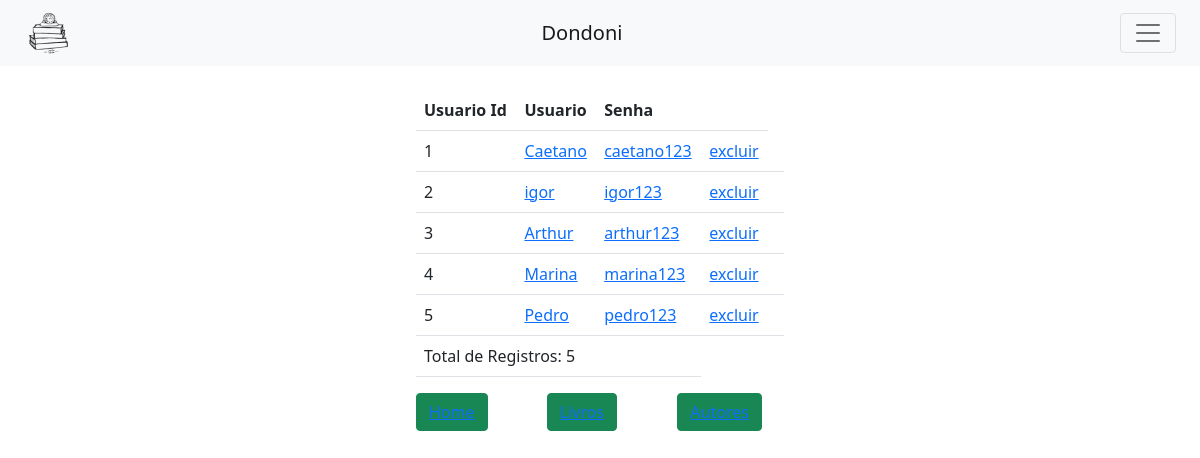
/tabela3.php, run on the app's committed database.
### tables this page shows
CREATE TABLE `usuarios` (
  `usuariosID` int(11) NOT NULL,
  `usuario` varchar(30) NOT NULL,
  `senha` varchar(40) NOT NULL
);

### tabela3.php (the view, shortened to what this page needs)
<?php
include_once 'includes/conn.php';
include_once 'includes/head.php';
include_once 'includes/header.php';
$sql = "select * from usuarios";
$resultado = mysqli_query($conn, $sql);
$total = mysqli_num_rows($resultado);
?>
<body>
<h3>Tabela Usuarios</h3>
<br>
<br>
<div class="container-fluid">
	<div class="row">
		<div class="col-md-4">
		</div>
		<div class="col-md-4">
			<table class="table">
				<thead>
					<tr>
						<th>
							Usuario Id
						</th>
						<th>
							Usuario
						</th>
						<th>
							Senha
						</th>
						<th>
					</tr>
<?php
if ($resultado){
    while ($dado = mysqli_fetch_array($resultado)){
        ?>
        <tr>
            <td><?php echo $dado['usuariosID'];?></td>
            <td><a href="salvar.php?acao=salvar&id=<?php echo $dado['usuario'];?>"><?php echo $dado['usuario'];?></td>
            <td><a href="salvar.php?acao=salvar&id=<?php echo $dado['senha'];?>"><?php echo $dado['senha'];?></td>
            <td><a href="processa3.php?acao=excluir&id=<?php echo $dado['usuariosID'];?>">excluir<a><td>
    </tr>
    <?php
    }
}else{
    ?>
    <tr>
        <td colspan ="3">Resultados não encontrados</td>
    </tr>
    <?php
}
?>
<tr>
    <td colspan = "3">Total de Registros: <?php echo $total;?></td>
</tr>
		</div>
	</div>
</div>
</body><footer>
<div class="row">
		<div class="col-md-4">
			<button type="button" class="btn btn-success btn-block">
            <a href="tabela-central.php" class="button">Home</a>
			</button>
		</div>
		<div class="col-md-4">
			<button type="button" class="btn btn-success btn-block">
			<a href="tabela2.php" class="button">Livros</a>
			</button>
		</div>
		<div class="col-md-4">
			<button type="button" class="btn btn-success btn-block">
            <a href="tabela.php" class="button">Autores</a>
			</button>
</footer>

### data on the page
usuarios: usuariosID "1", usuario "Caetano", senha "caetano123"
usuarios: usuariosID "2", usuario "igor", senha "igor123"
usuarios: usuariosID "3", usuario "Arthur", senha "arthur123"
usuarios: usuariosID "4", usuario "Marina", senha "marina123"
usuarios: usuariosID "5", usuario "Pedro", senha "pedro123"

### other printed values
$total "5"
